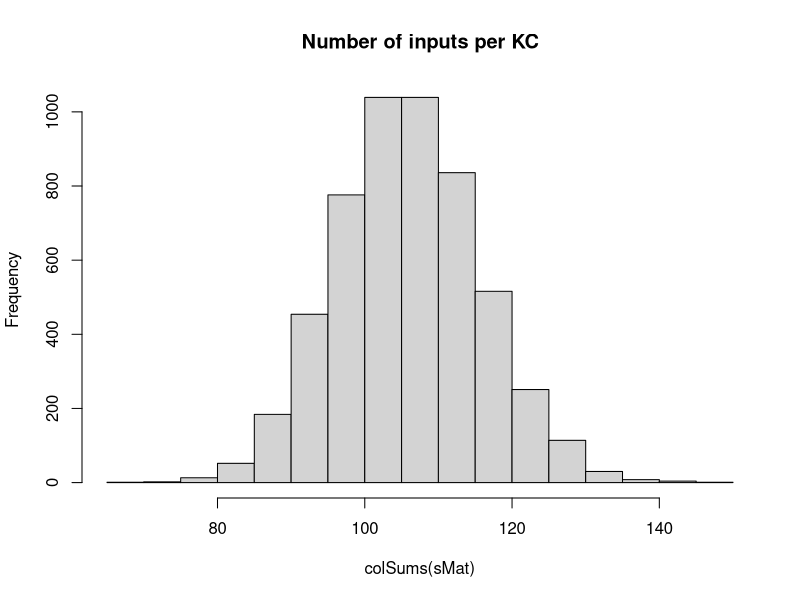

Recreate this plot in R. (Note: this script raises an error after producing the figure.)
## Development Code for Willsaw NN image recognition of zfish larva
## KL 2021
## I will implement a MB random kernel NN as in my Ant Navigation paper 
## This Files Trains the weights of  2 Layer Net : Random Expansion Feature Layer (Random Kernel Trick) -> Perceptron Output neuron 
## The connections in L1 Random Sparse Net are data independent, while L2 wights are trained via +ve larva head template samples to filter patterns that look like larva
## The input images are labeled as Fish and non fish according to the folder they are placed.
# Output is saved as pgm images which are then loaded by tracker software so as to implemend the simple classifier net implemended here 

library("pixmap")


initKC <- function(m){
  # Draw random Number N of Sampled Inputs From Binomial
  n <- rbinom(1,NROW(m),N_SYN_per_KC/n_top_px)
  ## Set N random synapses as inputs to KC
  idx <- sample(1:NROW(m),n)
  
  m[idx] <- 1
  return (m)
}

KC_activation <- function(X)
{
  ## If more Than Half input units (based on Avg inputs) is active - then activate KC
  if ( sum(X) > KC_THRES )
    return (1)
  else
    return (0)
}
## Copies A Smaller Matrix To the Middle of a larger one - (Pasting Image on larger canvas)
matrix_paste <- function(src,target)
{
  x_offset <- round((ncol(target)- ncol(src))/2 )
  y_offset <- round((nrow(target)- nrow(src))/2 )
  target[ (1+y_offset):(y_offset+nrow(src)),(1+x_offset):(x_offset+ncol(src))] <-src
  return(target)
}

img_dim <- c(38,28)
n_top_px <- img_dim[2]*img_dim[1]
N_KC = n_top_px*5 ## Number of Kenyon Cells (Input layer High Dim Coding)
N_SYN_per_KC <- n_top_px/10 ## Number of pic Features each KC neuron Codes for
KC_THRES <- N_SYN_per_KC*0.25 ## Number of INput that need to be active for KC to fire/Activate
INPUT_SPARSENESS = 0.20
## Make Sparse Random Synaptic Weight matrix Selecting Inputs for each KC
mat_KC <<- matrix(0,nrow=n_top_px,ncol=N_KC)
sMat <<- apply(mat_KC,2,initKC)
hist(colSums(sMat),main="Number of inputs per KC")

##Layer 2 (Output Perceptron)
L2_Neurons <<- 2
W_L2 <<- matrix(0,ncol=L2_Neurons,nrow=N_KC)

## Process 2 Layer Network - Return Last Node Output produced for each input image
## Target_output is vector of desired output for each output Neuron these I chose to be L2_1=1 (Fish) L2_2=1 (Non Fish)
net_proc_images <- function(img_list,learningRate = 0.0,Target_output = c(1,-1))  
{
  L2_out <- list()
  fileidx <- 0
  ## TRAIN /TEST ##
  for (in_img in img_list)
  {
    fileidx= fileidx + 1
    
    imgT <- read.pnm(in_img)
    mat_img <- getChannels(imgT)
    X <- as.vector(mat_img)
    message(in_img," Input Dim:", dim(mat_img)[1],"x",dim(mat_img)[2],"=",dim(mat_img)[2]*dim(mat_img)[1])
    
    if (length(X) > n_top_px)
    {
      warning("input sample too big - skipping")
      next
    }
    ## If Loaded image is Smaller than INput - Then Resize (paste into) larger Matrix to fit
    if (length(X) < n_top_px)
    {
      message("input sample Smaller than Canvas - pasting")
      mat_t <- matrix(0,nrow=img_dim[1],ncol=img_dim[2])
      mat_img <- matrix_paste(mat_img,mat_t)
      message("Converted  Dim:", dim(mat_img)[1],"x",dim(mat_img)[2],"=",dim(mat_img)[2]*dim(mat_img)[1])
      X <- as.vector(mat_img)
    }
    
    ##mypic = new("pixmapGrey", size=dim(mat_img),grey = mat_img);plot(mypic)
    dim(X) <- c(1,length(X)) ## Make into Row Vector
    ## Binarize Input Image ##
    
    pxsparse = 1.0
    thres_bin = mean(X)
    max_iter = 100
    while (pxsparse > INPUT_SPARSENESS & max_iter > 0)
    {
      X_bin <-  as.numeric(X > thres_bin)
      pxsparse <- sum(as.numeric(X_bin[X_bin > 0]))/length(X_bin)
      thres_bin = thres_bin + 0.01;
      max_iter = max_iter + 1
    }
    message("Sparseness:",pxsparse)
    
    KC_out_act = X_bin %*% sMat 
    #hist( KC_out_act[1,])
    ## Calc Layer 1 output based on Activation Threshold Funciton for Units
    KC_output <- apply(KC_out_act, 2, KC_activation)
    dim(KC_output) <-c(1,length(KC_output)) ## Make into Row Vector
    
    ## Learn Positive Samples - Simple Perceptron Learning Rule - Over an augmented input X which is projected To High dim via sparse random matrix in L1##
    ## Take Active L1 outputs And Set L2 Input synapses of Output Neuron to High
    
    DW <- t(learningRate*KC_output)%*% (Target_output - L2_Neurons_out)
    W_L2 <<-  W_L2 + DW ## Update Weight Vector 
    L2_Neurons_out <<- as.numeric(( KC_output %*%  W_L2)/N_KC)
    
    ##W_L2[W_L2 < 1] <<- 1 ##Cap To Limit Values - Saturation Of Synapses
    ##W_L2[,outNeuronIdx][W_L2< -1] <<- -1
    
    stopifnot(ncol(KC_output) == nrow(W_L2))
    ## Calc Output Neuron - Perceptron 
   
    
    L2_out[[fileidx]] <- list(L2_F=L2_Neurons_out[1],
                              L2_NF=L2_Neurons_out[2],
                              KC_active = sum(KC_output),
                              KC_total = length(KC_output),
                              input_sparse= pxsparse
                              )
    message("Recognition Output for Img ",in_img," is F:",L2_Neurons_out[1]," non-F:",L2_Neurons_out[2]," Active KC:",L2_out[[fileidx]]$KC_active/N_KC )
    dim(X_bin) = dim(mat_img)
    image(X_bin)
    strRes <- "Not a Fish"
    if (L2_Neurons_out[1] > L2_Neurons_out[2])
      strRes <- "A Fish"
    title(main = paste(in_img,strRes," R:",L2_Neurons_out[1]-L2_Neurons_out[2]), font.main = 4)
  }
  
 
  return( data.frame( do.call(rbind,L2_out ) ))
}

## Apply Input Image ##
## list training files 
setwd("/home/kostasl/workspace/zebrafishtrack/Rplots")
sPathTrainingSamples="../img/trainset/"
sPathTrainingNonSamples="../img/nonfish/"
sPathTestingSamples="../img/test/"

img_list_train_fish =  list.files(path=sPathTrainingSamples,pattern="*pgm",full.names = T)
img_list_train_nonfish =  list.files(path=sPathTrainingNonSamples,pattern="*pgm",full.names = T)

img_list_test=  list.files(path=sPathTestingSamples,pattern="*pgm",full.names = T)

# TRAIN On Fish Samples ##
dLearningRate = 1.0 ## FALSE##TRUE
KC_THRES <- N_SYN_per_KC*0.30 ## Number of INput that need to be active for KC to fire/Activate

dnetout_fish <- net_proc_images(img_list_train_fish,dLearningRate, c(1,-1))
hist(unlist(dnetout_fish$L2_F),breaks=10,main="Class Fish Responses to F+ samples" )

KC_THRES <- N_SYN_per_KC*0.30 ## Number of INput that need to be active for KC to fire/Activate
dnetout_notfish <- net_proc_images(img_list_train_nonfish,dLearningRate,c(-1,1))
hist(unlist(dnetout_notfish$L2_NF),breaks=10,main="Class Not Fish Responses to F- samples" )


## Test Responses ## 
dnetout_test <- net_proc_images(img_list_test,0.0,c(0,0))



colSums(W_L2)

l_out_n <- net_proc_images(img_list_train_nonfish,-dLearningRate/5,1)
colSums(W_L2)

colSums(W_L2)


## Save KC Matrix As Image (To Be loaded by Tracker)
## Save Trained Weights As Image (To load by Tracker)
KC_sparse_pic <- pixmapGrey(sMat, nrow=dim(sMat)[1],ncol=dim(sMat)[2],cellres=1)
plot(KC_sparse_pic)
write.pnm(KC_sparse_pic,file="KC_SparseNet.pgm")

## Shift Values
LW_shifted <- (W_L2/2.0)+0.5
Lout_pic <- pixmapGrey(W_L2, nrow=nrow(W_L2),ncol=ncol(W_L2),cellres=1)
plot(Lout_pic)
write.pnm(Lout_pic,file="outputLayer_trained.pgm")

hist(W_L2)

cc <- getChannels(Lout_pic)
plot(pic_outL)
